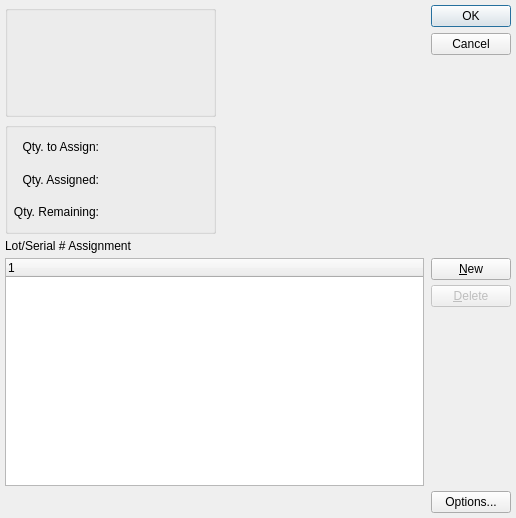
<?xml version="1.0" encoding="UTF-8"?>
<ui version="4.0">
 <comment>This file is part of the xTuple ERP: PostBooks Edition, a free and
open source Enterprise Resource Planning software suite,
Copyright (c) 1999-2018 by OpenMFG LLC, d/b/a xTuple.
It is licensed to you under the Common Public Attribution License
version 1.0, the full text of which (including xTuple-specific Exhibits)
is available at www.xtuple.com/CPAL.  By using this software, you agree
to be bound by its terms.</comment>
 <class>assignLotSerial</class>
 <widget class="QDialog" name="assignLotSerial">
  <property name="geometry">
   <rect>
    <x>0</x>
    <y>0</y>
    <width>516</width>
    <height>518</height>
   </rect>
  </property>
  <property name="windowTitle">
   <string>Assign Lot/Serial #</string>
  </property>
  <layout class="QGridLayout" name="gridLayout_4">
   <item row="0" column="0">
    <layout class="QHBoxLayout" name="horizontalLayout_3">
     <item>
      <layout class="QVBoxLayout" name="verticalLayout">
       <item>
        <widget class="QGroupBox" name="itemGroup">
         <property name="title">
          <string/>
         </property>
         <layout class="QGridLayout" name="gridLayout_3">
          <item row="0" column="0">
           <widget class="ItemCluster" name="_item"/>
          </item>
         </layout>
        </widget>
       </item>
       <item>
        <widget class="QGroupBox" name="_qtyGroup">
         <property name="title">
          <string/>
         </property>
         <layout class="QGridLayout" name="gridLayout_2">
          <item row="0" column="0">
           <layout class="QHBoxLayout" name="horizontalLayout_2">
            <item>
             <layout class="QGridLayout" name="gridLayout">
              <item row="0" column="0">
               <widget class="QLabel" name="_qtyToAssignLit">
                <property name="text">
                 <string>Qty. to Assign:</string>
                </property>
                <property name="alignment">
                 <set>Qt::AlignRight|Qt::AlignTrailing|Qt::AlignVCenter</set>
                </property>
               </widget>
              </item>
              <item row="0" column="1">
               <widget class="XLabel" name="_qtyToAssign">
                <property name="minimumSize">
                 <size>
                  <width>80</width>
                  <height>0</height>
                 </size>
                </property>
                <property name="text">
                 <string/>
                </property>
                <property name="alignment">
                 <set>Qt::AlignRight|Qt::AlignTrailing|Qt::AlignVCenter</set>
                </property>
               </widget>
              </item>
              <item row="1" column="0">
               <widget class="QLabel" name="_qtyAssignedLit">
                <property name="text">
                 <string>Qty. Assigned:</string>
                </property>
                <property name="alignment">
                 <set>Qt::AlignRight|Qt::AlignTrailing|Qt::AlignVCenter</set>
                </property>
               </widget>
              </item>
              <item row="1" column="1">
               <widget class="XLabel" name="_qtyAssigned">
                <property name="minimumSize">
                 <size>
                  <width>80</width>
                  <height>0</height>
                 </size>
                </property>
                <property name="text">
                 <string/>
                </property>
                <property name="alignment">
                 <set>Qt::AlignRight|Qt::AlignTrailing|Qt::AlignVCenter</set>
                </property>
               </widget>
              </item>
              <item row="2" column="0">
               <widget class="QLabel" name="_qtyRemaining">
                <property name="text">
                 <string>Qty. Remaining:</string>
                </property>
                <property name="alignment">
                 <set>Qt::AlignRight|Qt::AlignTrailing|Qt::AlignVCenter</set>
                </property>
               </widget>
              </item>
              <item row="2" column="1">
               <widget class="XLabel" name="_qtyBalance">
                <property name="minimumSize">
                 <size>
                  <width>80</width>
                  <height>0</height>
                 </size>
                </property>
                <property name="text">
                 <string/>
                </property>
                <property name="alignment">
                 <set>Qt::AlignRight|Qt::AlignTrailing|Qt::AlignVCenter</set>
                </property>
               </widget>
              </item>
             </layout>
            </item>
            <item>
             <spacer>
              <property name="orientation">
               <enum>Qt::Horizontal</enum>
              </property>
              <property name="sizeType">
               <enum>QSizePolicy::Expanding</enum>
              </property>
              <property name="sizeHint" stdset="0">
               <size>
                <width>13</width>
                <height>20</height>
               </size>
              </property>
             </spacer>
            </item>
           </layout>
          </item>
         </layout>
        </widget>
       </item>
      </layout>
     </item>
     <item>
      <spacer>
       <property name="orientation">
        <enum>Qt::Horizontal</enum>
       </property>
       <property name="sizeType">
        <enum>QSizePolicy::Expanding</enum>
       </property>
       <property name="sizeHint" stdset="0">
        <size>
         <width>20</width>
         <height>20</height>
        </size>
       </property>
      </spacer>
     </item>
     <item>
      <widget class="QDialogButtonBox" name="_buttonBox">
       <property name="orientation">
        <enum>Qt::Vertical</enum>
       </property>
       <property name="standardButtons">
        <set>QDialogButtonBox::Cancel|QDialogButtonBox::Ok</set>
       </property>
      </widget>
     </item>
    </layout>
   </item>
   <item row="1" column="0">
    <widget class="QLabel" name="_itemlocdistLit">
     <property name="text">
      <string>Lot/Serial # Assignment</string>
     </property>
    </widget>
   </item>
   <item row="2" column="0">
    <layout class="QHBoxLayout">
     <property name="spacing">
      <number>7</number>
     </property>
     <item>
      <widget class="XTreeWidget" name="_itemlocdist"/>
     </item>
     <item>
      <layout class="QVBoxLayout">
       <item>
        <widget class="QPushButton" name="_new">
         <property name="text">
          <string>&amp;New</string>
         </property>
        </widget>
       </item>
       <item>
        <widget class="QPushButton" name="_delete">
         <property name="enabled">
          <bool>false</bool>
         </property>
         <property name="text">
          <string>&amp;Delete</string>
         </property>
        </widget>
       </item>
       <item>
        <spacer>
         <property name="orientation">
          <enum>Qt::Vertical</enum>
         </property>
         <property name="sizeType">
          <enum>QSizePolicy::Expanding</enum>
         </property>
         <property name="sizeHint" stdset="0">
          <size>
           <width>20</width>
           <height>16</height>
          </size>
         </property>
        </spacer>
       </item>
      </layout>
     </item>
    </layout>
   </item>
   <item row="3" column="0">
    <layout class="QHBoxLayout" name="horizontalLayout">
     <item>
      <spacer name="horizontalSpacer">
       <property name="orientation">
        <enum>Qt::Horizontal</enum>
       </property>
       <property name="sizeHint" stdset="0">
        <size>
         <width>40</width>
         <height>20</height>
        </size>
       </property>
      </spacer>
     </item>
     <item>
      <widget class="QPushButton" name="_options">
       <property name="text">
        <string>Options...</string>
       </property>
      </widget>
     </item>
    </layout>
   </item>
  </layout>
 </widget>
 <layoutdefault spacing="5" margin="5"/>
 <customwidgets>
  <customwidget>
   <class>ItemCluster</class>
   <extends>QWidget</extends>
   <header>itemcluster.h</header>
   <container>1</container>
  </customwidget>
  <customwidget>
   <class>XLabel</class>
   <extends>QLabel</extends>
   <header>xlabel.h</header>
  </customwidget>
  <customwidget>
   <class>XTreeWidget</class>
   <extends>QTreeWidget</extends>
   <header>xtreewidget.h</header>
   <container>1</container>
  </customwidget>
 </customwidgets>
 <tabstops>
  <tabstop>_item</tabstop>
  <tabstop>_itemlocdist</tabstop>
  <tabstop>_new</tabstop>
  <tabstop>_delete</tabstop>
 </tabstops>
 <resources/>
 <connections>
  <connection>
   <sender>_itemlocdist</sender>
   <signal>valid(bool)</signal>
   <receiver>_delete</receiver>
   <slot>setEnabled(bool)</slot>
   <hints>
    <hint type="sourcelabel">
     <x>20</x>
     <y>20</y>
    </hint>
    <hint type="destinationlabel">
     <x>20</x>
     <y>20</y>
    </hint>
   </hints>
  </connection>
 </connections>
</ui>
